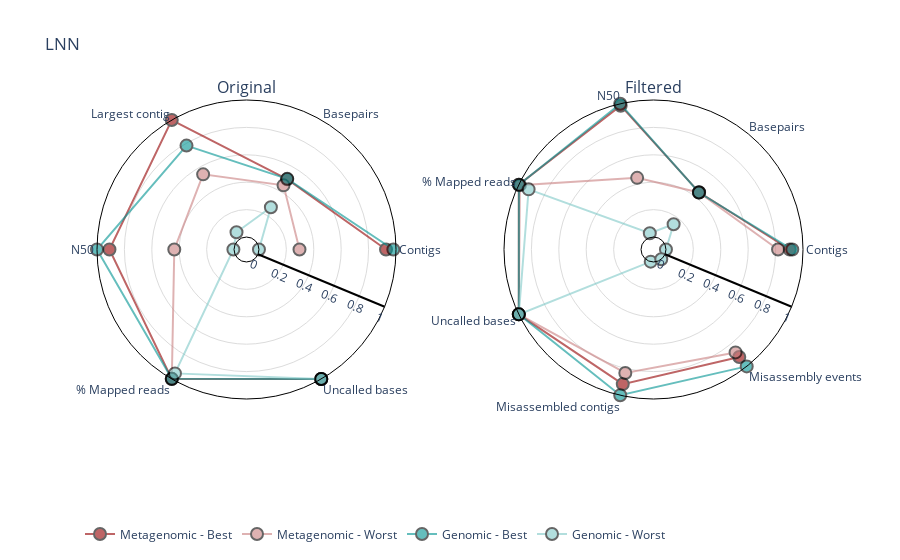
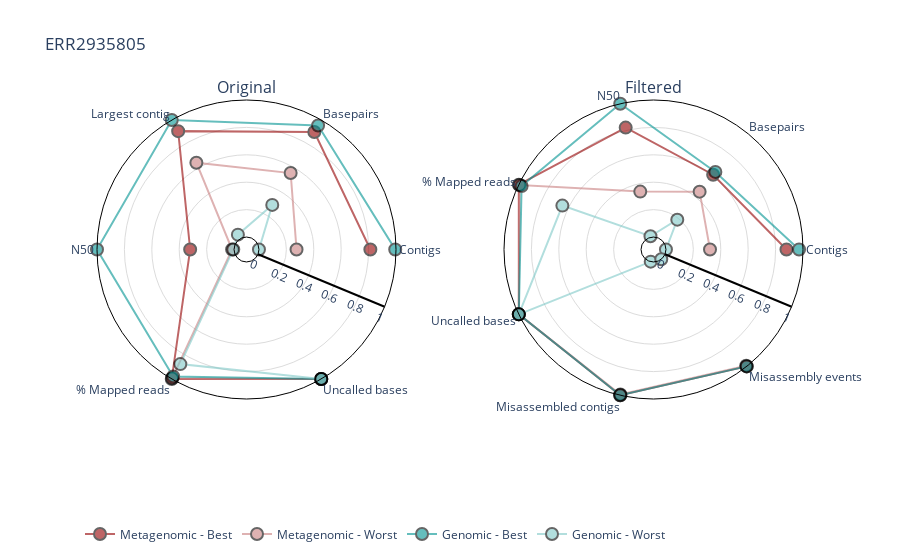
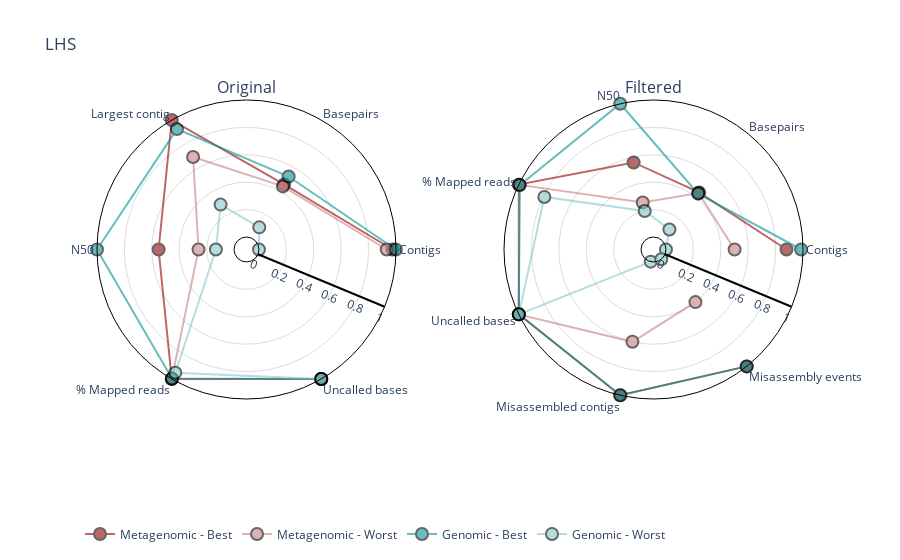
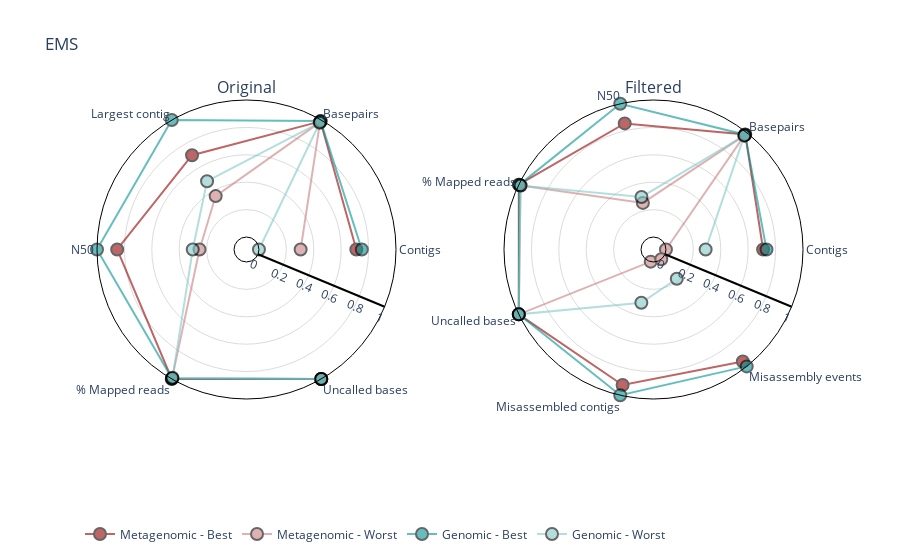

Notebook code cell kept with these figures, in order:
### Code cell
COLOURS = ['#930001','#C97F80','#009392','#7FC9C8']
for sample, df in rank_dfs:

    categories = ['contigs','filtered_contigs','basepairs','filtered_basepairs', 'max_contig', 'n50','filtered_n50', 'mapped_reads','filtered_mapped_reads', 'Ns','filtered_Ns','misassembled contigs', 'misassembly events']
    categories_original =  ['contigs','basepairs', 'max_contig', 'n50', 'mapped_reads', 'Ns'] 
    categories_original_renamed =  ['Contigs','Basepairs', 'Largest contig', 'N50', '% Mapped reads', 'Uncalled bases'] 
    categories_filtered = ['filtered_contigs', 'filtered_basepairs', 'filtered_n50', 'filtered_mapped_reads','filtered_Ns', 'misassembled contigs', 'misassembly events']
    categories_filtered_renamed = ['Contigs', 'Basepairs', 'N50', '% Mapped reads','Uncalled bases', 'Misassembled contigs', 'Misassembly events']

    fig = make_subplots(rows=1, cols=2, specs=[[{'type': 'polar'}, {'type': 'polar'}]], subplot_titles=('Original', 'Filtered'))
    
    i= 0
    
    for index, row in df.iterrows():
        # BEST
        assembler = index[0]
        assembly_type = index[1]
        
        row_filtered = []
        row_original = []
        
        for col in categories_original:
            row_original.append(row.loc[:].at[col])
            
        for col in categories_filtered:
            row_filtered.append(row.loc[:].at[col])
        
        if assembly_type == 'Best':
            fig.add_trace(go.Scatterpolar(r=row_original,
                                          theta=categories_original_renamed, mode='lines+markers',
                                          marker=dict(color=COLOURS[i], size=12), 
                                          marker_line_color="black", 
                                          marker_line_width=2,
                                          opacity=0.6,
                                          name="{} - {}".format(assembler, assembly_type), line=dict(color=COLOURS[i]), showlegend=True), col=1, row=1)

            fig.add_trace(go.Scatterpolar(r=row_filtered,
                                          theta=categories_filtered_renamed, mode='lines+markers',
                                          marker=dict(color=COLOURS[i], size=12), 
                                          marker_line_color="black", 
                                          marker_line_width=2,
                                          opacity=0.6,
                                          name="{} - {}".format(assembler, assembly_type), line=dict(color=COLOURS[i]), showlegend=False), col=2, row=1)
        else:
            fig.add_trace(go.Scatterpolar(r=row_original,
                                          theta=categories_original_renamed, mode='lines+markers',
                                          marker=dict(color=COLOURS[i], size=12), 
                                          marker_line_color="black", 
                                          marker_line_width=2,
                                          opacity=0.6,
                                          name="{} - {}".format(assembler, assembly_type), line=dict(color=COLOURS[i]), showlegend=True), col=1, row=1)

            fig.add_trace(go.Scatterpolar(r=row_filtered,
                                          theta=categories_filtered_renamed, mode='lines+markers',
                                          marker=dict(color=COLOURS[i], size=12), 
                                          marker_line_color="black", 
                                          marker_line_width=2,
                                          opacity=0.6,
                                          name="{} - {}".format(assembler, assembly_type), line=dict(color=COLOURS[i]), showlegend=False), col=2, row=1)
        i+=1
            
    fig.update_layout(polar=dict(radialaxis=dict(visible=True,
                                                 range=[0,1],
                                                 linewidth = 2,
                                                 linecolor="black",
                                                 gridcolor = "#DCDCDC"), 
                                 hole=1/12, bgcolor='rgb(255,255,255)',
                                angularaxis=dict(linecolor="black"),
                                angularaxis_categoryarray = categories_original_renamed,
                                radialaxis_angle = -22.5),
                     polar2=dict(radialaxis=dict(visible=True,
                                                 range=[0,1],
                                                 linewidth = 2,
                                                 linecolor="black",
                                                 gridcolor = "#DCDCDC"), 
                                 hole=1/12, bgcolor='rgb(255,255,255)',
                                angularaxis=dict(linecolor="black"),
                                angularaxis_categoryarray = categories_filtered_renamed,
                                radialaxis_angle = -22.5))
    fig.update_layout(title=sample)
    fig.update_layout(legend=dict(
        orientation="h",
        yanchor="bottom",
        y=-0.5,
        xanchor="left",
        x=0
    ))

    fig.show()
    plot(fig, filename='Plots/Global Metrics/Assembly Type - {}.html'.format(sample), auto_open=False)

### Figure 1 — Plotly figure (JSON) as saved in the notebook; plotly's stock layout.template omitted (floating-point values rounded to 4 significant figures)
{"data": [{"line": {"color": "#930001"}, "marker": {"color": "#930001", "line": {"color": "black", "width": 2}, "size": 12}, "mode": "lines+markers", "name": "Metagenomic - Best", "opacity": 0.6, "r": [0.9272, 0.5013, 1, 0.909, 1, 1], "showlegend": true, "subplot": "polar", "theta": ["Contigs", "Basepairs", "Largest contig", "N50", "% Mapped reads", "Uncalled bases"], "type": "scatterpolar"}, {"line": {"color": "#930001"}, "marker": {"color": "#930001", "line": {"color": "black", "width": 2}, "size": 12}, "mode": "lines+markers", "name": "Metagenomic - Best", "opacity": 0.6, "r": [0.903, 0.4428, 0.9856, 1, 1, 0.9167, 0.913], "showlegend": false, "subplot": "polar2", "theta": ["Contigs", "Basepairs", "N50", "% Mapped reads", "Uncalled bases", "Misassembled contigs", "Misassembly events"], "type": "scatterpolar"}, {"line": {"color": "#C97F80"}, "marker": {"color": "#C97F80", "line": {"color": "black", "width": 2}, "size": 12}, "mode": "lines+markers", "name": "Metagenomic - Worst", "opacity": 0.6, "r": [0.2958, 0.4495, 0.5422, 0.436, 0.999, 1], "showlegend": true, "subplot": "polar", "theta": ["Contigs", "Basepairs", "Largest contig", "N50", "% Mapped reads", "Uncalled bases"], "type": "scatterpolar"}, {"line": {"color": "#C97F80"}, "marker": {"color": "#C97F80", "line": {"color": "black", "width": 2}, "size": 12}, "mode": "lines+markers", "name": "Metagenomic - Worst", "opacity": 0.6, "r": [0.8179, 0.4408, 0.4452, 0.9912, 1, 0.8333, 0.8696], "showlegend": false, "subplot": "polar2", "theta": ["Contigs", "Basepairs", "N50", "% Mapped reads", "Uncalled bases", "Misassembled contigs", "Misassembly events"], "type": "scatterpolar"}, {"line": {"color": "#009392"}, "marker": {"color": "#009392", "line": {"color": "black", "width": 2}, "size": 12}, "mode": "lines+markers", "name": "Genomic - Best", "opacity": 0.6, "r": [0.9806, 0.5043, 0.7847, 1, 0.9992, 1], "showlegend": true, "subplot": "polar", "theta": ["Contigs", "Basepairs", "Largest contig", "N50", "% Mapped reads", "Uncalled bases"], "type": "scatterpolar"}, {"line": {"color": "#009392"}, "marker": {"color": "#009392", "line": {"color": "black", "width": 2}, "size": 12}, "mode": "lines+markers", "name": "Genomic - Best", "opacity": 0.6, "r": [0.9218, 0.4408, 1, 0.999, 1, 1, 1], "showlegend": false, "subplot": "polar2", "theta": ["Contigs", "Basepairs", "N50", "% Mapped reads", "Uncalled bases", "Misassembled contigs", "Misassembly events"], "type": "scatterpolar"}, {"line": {"color": "#7FC9C8"}, "marker": {"color": "#7FC9C8", "line": {"color": "black", "width": 2}, "size": 12}, "mode": "lines+markers", "name": "Genomic - Worst", "opacity": 0.6, "r": [0, 0.2651, 0.05488, 0.004759, 0.9529, 1], "showlegend": true, "subplot": "polar", "theta": ["Contigs", "Basepairs", "Largest contig", "N50", "% Mapped reads", "Uncalled bases"], "type": "scatterpolar"}, {"line": {"color": "#7FC9C8"}, "marker": {"color": "#7FC9C8", "line": {"color": "black", "width": 2}, "size": 12}, "mode": "lines+markers", "name": "Genomic - Worst", "opacity": 0.6, "r": [0, 0.1444, 0.03043, 0.9205, 1, 0, 0], "showlegend": false, "subplot": "polar2", "theta": ["Contigs", "Basepairs", "N50", "% Mapped reads", "Uncalled bases", "Misassembled contigs", "Misassembly events"], "type": "scatterpolar"}], "layout": {"annotations": [{"font": {"size": 16}, "showarrow": false, "text": "Original", "x": 0.225, "xanchor": "center", "xref": "paper", "y": 1, "yanchor": "bottom", "yref": "paper"}, {"font": {"size": 16}, "showarrow": false, "text": "Filtered", "x": 0.775, "xanchor": "center", "xref": "paper", "y": 1, "yanchor": "bottom", "yref": "paper"}], "legend": {"orientation": "h", "x": 0, "xanchor": "left", "y": -0.5, "yanchor": "bottom"}, "polar": {"angularaxis": {"categoryarray": ["Contigs", "Basepairs", "Largest contig", "N50", "% Mapped reads", "Uncalled bases"], "linecolor": "black"}, "bgcolor": "rgb(255,255,255)", "domain": {"x": [0, 0.45], "y": [0, 1]}, "hole": 0.08333, "radialaxis": {"angle": -22.5, "gridcolor": "#DCDCDC", "linecolor": "black", "linewidth": 2, "range": [0, 1], "visible": true}}, "polar2": {"angularaxis": {"categoryarray": ["Contigs", "Basepairs", "N50", "% Mapped reads", "Uncalled bases", "Misassembled contigs", "Misassembly events"], "linecolor": "black"}, "bgcolor": "rgb(255,255,255)", "domain": {"x": [0.55, 1], "y": [0, 1]}, "hole": 0.08333, "radialaxis": {"angle": -22.5, "gridcolor": "#DCDCDC", "linecolor": "black", "linewidth": 2, "range": [0, 1], "visible": true}}, "title": {"text": "LNN"}}}

### Figure 2 — Plotly figure (JSON) as saved in the notebook; plotly's stock layout.template omitted (floating-point values rounded to 4 significant figures)
{"data": [{"line": {"color": "#930001"}, "marker": {"color": "#930001", "line": {"color": "black", "width": 2}, "size": 12}, "mode": "lines+markers", "name": "Metagenomic - Best", "opacity": 0.6, "r": [0.8129, 0.899, 0.9065, 0.3202, 1, 1], "showlegend": true, "subplot": "polar", "theta": ["Contigs", "Basepairs", "Largest contig", "N50", "% Mapped reads", "Uncalled bases"], "type": "scatterpolar"}, {"line": {"color": "#930001"}, "marker": {"color": "#930001", "line": {"color": "black", "width": 2}, "size": 12}, "mode": "lines+markers", "name": "Metagenomic - Best", "opacity": 0.6, "r": [0.8794, 0.6073, 0.8214, 1, 1, 1, 1], "showlegend": false, "subplot": "polar2", "theta": ["Contigs", "Basepairs", "N50", "% Mapped reads", "Uncalled bases", "Misassembled contigs", "Misassembly events"], "type": "scatterpolar"}, {"line": {"color": "#C97F80"}, "marker": {"color": "#C97F80", "line": {"color": "black", "width": 2}, "size": 12}, "mode": "lines+markers", "name": "Metagenomic - Worst", "opacity": 0.6, "r": [0.2743, 0.5534, 0.6406, 0.0143, 0.9942, 1], "showlegend": true, "subplot": "polar", "theta": ["Contigs", "Basepairs", "Largest contig", "N50", "% Mapped reads", "Uncalled bases"], "type": "scatterpolar"}, {"line": {"color": "#C97F80"}, "marker": {"color": "#C97F80", "line": {"color": "black", "width": 2}, "size": 12}, "mode": "lines+markers", "name": "Metagenomic - Worst", "opacity": 0.6, "r": [0.3215, 0.4489, 0.3425, 0.9932, 1, 0.9948, 0.9939], "showlegend": false, "subplot": "polar2", "theta": ["Contigs", "Basepairs", "N50", "% Mapped reads", "Uncalled bases", "Misassembled contigs", "Misassembly events"], "type": "scatterpolar"}, {"line": {"color": "#009392"}, "marker": {"color": "#009392", "line": {"color": "black", "width": 2}, "size": 12}, "mode": "lines+markers", "name": "Genomic - Best", "opacity": 0.6, "r": [0.9943, 0.9538, 1, 1, 0.9792, 1], "showlegend": true, "subplot": "polar", "theta": ["Contigs", "Basepairs", "Largest contig", "N50", "% Mapped reads", "Uncalled bases"], "type": "scatterpolar"}, {"line": {"color": "#009392"}, "marker": {"color": "#009392", "line": {"color": "black", "width": 2}, "size": 12}, "mode": "lines+markers", "name": "Genomic - Best", "opacity": 0.6, "r": [0.9712, 0.6332, 1, 0.9774, 1, 1, 1], "showlegend": false, "subplot": "polar2", "theta": ["Contigs", "Basepairs", "N50", "% Mapped reads", "Uncalled bases", "Misassembled contigs", "Misassembly events"], "type": "scatterpolar"}, {"line": {"color": "#7FC9C8"}, "marker": {"color": "#7FC9C8", "line": {"color": "black", "width": 2}, "size": 12}, "mode": "lines+markers", "name": "Genomic - Worst", "opacity": 0.6, "r": [0, 0.285, 0.03439, 0.005571, 0.8747, 1], "showlegend": true, "subplot": "polar", "theta": ["Contigs", "Basepairs", "Largest contig", "N50", "% Mapped reads", "Uncalled bases"], "type": "scatterpolar"}, {"line": {"color": "#7FC9C8"}, "marker": {"color": "#7FC9C8", "line": {"color": "black", "width": 2}, "size": 12}, "mode": "lines+markers", "name": "Genomic - Worst", "opacity": 0.6, "r": [0, 0.1875, 0.008362, 0.6472, 1, 0, 0], "showlegend": false, "subplot": "polar2", "theta": ["Contigs", "Basepairs", "N50", "% Mapped reads", "Uncalled bases", "Misassembled contigs", "Misassembly events"], "type": "scatterpolar"}], "layout": {"annotations": [{"font": {"size": 16}, "showarrow": false, "text": "Original", "x": 0.225, "xanchor": "center", "xref": "paper", "y": 1, "yanchor": "bottom", "yref": "paper"}, {"font": {"size": 16}, "showarrow": false, "text": "Filtered", "x": 0.775, "xanchor": "center", "xref": "paper", "y": 1, "yanchor": "bottom", "yref": "paper"}], "legend": {"orientation": "h", "x": 0, "xanchor": "left", "y": -0.5, "yanchor": "bottom"}, "polar": {"angularaxis": {"categoryarray": ["Contigs", "Basepairs", "Largest contig", "N50", "% Mapped reads", "Uncalled bases"], "linecolor": "black"}, "bgcolor": "rgb(255,255,255)", "domain": {"x": [0, 0.45], "y": [0, 1]}, "hole": 0.08333, "radialaxis": {"angle": -22.5, "gridcolor": "#DCDCDC", "linecolor": "black", "linewidth": 2, "range": [0, 1], "visible": true}}, "polar2": {"angularaxis": {"categoryarray": ["Contigs", "Basepairs", "N50", "% Mapped reads", "Uncalled bases", "Misassembled contigs", "Misassembly events"], "linecolor": "black"}, "bgcolor": "rgb(255,255,255)", "domain": {"x": [0.55, 1], "y": [0, 1]}, "hole": 0.08333, "radialaxis": {"angle": -22.5, "gridcolor": "#DCDCDC", "linecolor": "black", "linewidth": 2, "range": [0, 1], "visible": true}}, "title": {"text": "ERR2935805"}}}

### Figure 3 — Plotly figure (JSON) as saved in the notebook; plotly's stock layout.template omitted (floating-point values rounded to 4 significant figures)
{"data": [{"line": {"color": "#930001"}, "marker": {"color": "#930001", "line": {"color": "black", "width": 2}, "size": 12}, "mode": "lines+markers", "name": "Metagenomic - Best", "opacity": 0.6, "r": [0.9753, 0.4575, 1, 0.5505, 1, 1], "showlegend": true, "subplot": "polar", "theta": ["Contigs", "Basepairs", "Largest contig", "N50", "% Mapped reads", "Uncalled bases"], "type": "scatterpolar"}, {"line": {"color": "#930001"}, "marker": {"color": "#930001", "line": {"color": "black", "width": 2}, "size": 12}, "mode": "lines+markers", "name": "Metagenomic - Best", "opacity": 0.6, "r": [0.8794, 0.4418, 0.5606, 1, 1, 1, 1], "showlegend": false, "subplot": "polar2", "theta": ["Contigs", "Basepairs", "N50", "% Mapped reads", "Uncalled bases", "Misassembled contigs", "Misassembly events"], "type": "scatterpolar"}, {"line": {"color": "#C97F80"}, "marker": {"color": "#C97F80", "line": {"color": "black", "width": 2}, "size": 12}, "mode": "lines+markers", "name": "Metagenomic - Worst", "opacity": 0.6, "r": [0.9324, 0.4407, 0.6889, 0.2592, 0.9988, 1], "showlegend": true, "subplot": "polar", "theta": ["Contigs", "Basepairs", "Largest contig", "N50", "% Mapped reads", "Uncalled bases"], "type": "scatterpolar"}, {"line": {"color": "#C97F80"}, "marker": {"color": "#C97F80", "line": {"color": "black", "width": 2}, "size": 12}, "mode": "lines+markers", "name": "Metagenomic - Worst", "opacity": 0.6, "r": [0.5007, 0.4365, 0.2613, 0.9961, 1, 0.6, 0.4], "showlegend": false, "subplot": "polar2", "theta": ["Contigs", "Basepairs", "N50", "% Mapped reads", "Uncalled bases", "Misassembled contigs", "Misassembly events"], "type": "scatterpolar"}, {"line": {"color": "#009392"}, "marker": {"color": "#009392", "line": {"color": "black", "width": 2}, "size": 12}, "mode": "lines+markers", "name": "Genomic - Best", "opacity": 0.6, "r": [0.9988, 0.524, 0.9236, 1, 0.9968, 1], "showlegend": true, "subplot": "polar", "theta": ["Contigs", "Basepairs", "Largest contig", "N50", "% Mapped reads", "Uncalled bases"], "type": "scatterpolar"}, {"line": {"color": "#009392"}, "marker": {"color": "#009392", "line": {"color": "black", "width": 2}, "size": 12}, "mode": "lines+markers", "name": "Genomic - Best", "opacity": 0.6, "r": [0.9862, 0.4303, 1, 0.992, 1, 1, 1], "showlegend": false, "subplot": "polar2", "theta": ["Contigs", "Basepairs", "N50", "% Mapped reads", "Uncalled bases", "Misassembled contigs", "Misassembly events"], "type": "scatterpolar"}, {"line": {"color": "#7FC9C8"}, "marker": {"color": "#7FC9C8", "line": {"color": "black", "width": 2}, "size": 12}, "mode": "lines+markers", "name": "Genomic - Worst", "opacity": 0.6, "r": [0, 0.09555, 0.2873, 0.1324, 0.948, 1], "showlegend": true, "subplot": "polar", "theta": ["Contigs", "Basepairs", "Largest contig", "N50", "% Mapped reads", "Uncalled bases"], "type": "scatterpolar"}, {"line": {"color": "#7FC9C8"}, "marker": {"color": "#7FC9C8", "line": {"color": "black", "width": 2}, "size": 12}, "mode": "lines+markers", "name": "Genomic - Worst", "opacity": 0.6, "r": [0, 0.09534, 0.1976, 0.7932, 1, 0, 0], "showlegend": false, "subplot": "polar2", "theta": ["Contigs", "Basepairs", "N50", "% Mapped reads", "Uncalled bases", "Misassembled contigs", "Misassembly events"], "type": "scatterpolar"}], "layout": {"annotations": [{"font": {"size": 16}, "showarrow": false, "text": "Original", "x": 0.225, "xanchor": "center", "xref": "paper", "y": 1, "yanchor": "bottom", "yref": "paper"}, {"font": {"size": 16}, "showarrow": false, "text": "Filtered", "x": 0.775, "xanchor": "center", "xref": "paper", "y": 1, "yanchor": "bottom", "yref": "paper"}], "legend": {"orientation": "h", "x": 0, "xanchor": "left", "y": -0.5, "yanchor": "bottom"}, "polar": {"angularaxis": {"categoryarray": ["Contigs", "Basepairs", "Largest contig", "N50", "% Mapped reads", "Uncalled bases"], "linecolor": "black"}, "bgcolor": "rgb(255,255,255)", "domain": {"x": [0, 0.45], "y": [0, 1]}, "hole": 0.08333, "radialaxis": {"angle": -22.5, "gridcolor": "#DCDCDC", "linecolor": "black", "linewidth": 2, "range": [0, 1], "visible": true}}, "polar2": {"angularaxis": {"categoryarray": ["Contigs", "Basepairs", "N50", "% Mapped reads", "Uncalled bases", "Misassembled contigs", "Misassembly events"], "linecolor": "black"}, "bgcolor": "rgb(255,255,255)", "domain": {"x": [0.55, 1], "y": [0, 1]}, "hole": 0.08333, "radialaxis": {"angle": -22.5, "gridcolor": "#DCDCDC", "linecolor": "black", "linewidth": 2, "range": [0, 1], "visible": true}}, "title": {"text": "LHS"}}}

### Figure 4 — Plotly figure (JSON) as saved in the notebook; plotly's stock layout.template omitted (floating-point values rounded to 4 significant figures)
{"data": [{"line": {"color": "#930001"}, "marker": {"color": "#930001", "line": {"color": "black", "width": 2}, "size": 12}, "mode": "lines+markers", "name": "Metagenomic - Best", "opacity": 0.6, "r": [0.7104, 0.9888, 0.7038, 0.8528, 1, 1], "showlegend": true, "subplot": "polar", "theta": ["Contigs", "Basepairs", "Largest contig", "N50", "% Mapped reads", "Uncalled bases"], "type": "scatterpolar"}, {"line": {"color": "#930001"}, "marker": {"color": "#930001", "line": {"color": "black", "width": 2}, "size": 12}, "mode": "lines+markers", "name": "Metagenomic - Best", "opacity": 0.6, "r": [0.7089, 0.9829, 0.8528, 1, 1, 0.9231, 0.9545], "showlegend": false, "subplot": "polar2", "theta": ["Contigs", "Basepairs", "N50", "% Mapped reads", "Uncalled bases", "Misassembled contigs", "Misassembly events"], "type": "scatterpolar"}, {"line": {"color": "#C97F80"}, "marker": {"color": "#C97F80", "line": {"color": "black", "width": 2}, "size": 12}, "mode": "lines+markers", "name": "Metagenomic - Worst", "opacity": 0.6, "r": [0.304, 0.9826, 0.3592, 0.2518, 0.9959, 1], "showlegend": true, "subplot": "polar", "theta": ["Contigs", "Basepairs", "Largest contig", "N50", "% Mapped reads", "Uncalled bases"], "type": "scatterpolar"}, {"line": {"color": "#C97F80"}, "marker": {"color": "#C97F80", "line": {"color": "black", "width": 2}, "size": 12}, "mode": "lines+markers", "name": "Metagenomic - Worst", "opacity": 0.6, "r": [0, 0.9741, 0.2578, 0.9863, 1, 0, 0], "showlegend": false, "subplot": "polar2", "theta": ["Contigs", "Basepairs", "N50", "% Mapped reads", "Uncalled bases", "Misassembled contigs", "Misassembly events"], "type": "scatterpolar"}, {"line": {"color": "#009392"}, "marker": {"color": "#009392", "line": {"color": "black", "width": 2}, "size": 12}, "mode": "lines+markers", "name": "Genomic - Best", "opacity": 0.6, "r": [0.7504, 0.9909, 1, 1, 0.9964, 1], "showlegend": true, "subplot": "polar", "theta": ["Contigs", "Basepairs", "Largest contig", "N50", "% Mapped reads", "Uncalled bases"], "type": "scatterpolar"}, {"line": {"color": "#009392"}, "marker": {"color": "#009392", "line": {"color": "black", "width": 2}, "size": 12}, "mode": "lines+markers", "name": "Genomic - Best", "opacity": 0.6, "r": [0.7337, 0.9809, 1, 0.9963, 1, 1, 1], "showlegend": false, "subplot": "polar2", "theta": ["Contigs", "Basepairs", "N50", "% Mapped reads", "Uncalled bases", "Misassembled contigs", "Misassembly events"], "type": "scatterpolar"}, {"line": {"color": "#7FC9C8"}, "marker": {"color": "#7FC9C8", "line": {"color": "black", "width": 2}, "size": 12}, "mode": "lines+markers", "name": "Genomic - Worst", "opacity": 0.6, "r": [0, 0.9775, 0.4847, 0.3013, 0.9889, 1], "showlegend": true, "subplot": "polar", "theta": ["Contigs", "Basepairs", "Largest contig", "N50", "% Mapped reads", "Uncalled bases"], "type": "scatterpolar"}, {"line": {"color": "#7FC9C8"}, "marker": {"color": "#7FC9C8", "line": {"color": "black", "width": 2}, "size": 12}, "mode": "lines+markers", "name": "Genomic - Worst", "opacity": 0.6, "r": [0.2895, 0.9715, 0.3025, 0.9857, 1, 0.3077, 0.1818], "showlegend": false, "subplot": "polar2", "theta": ["Contigs", "Basepairs", "N50", "% Mapped reads", "Uncalled bases", "Misassembled contigs", "Misassembly events"], "type": "scatterpolar"}], "layout": {"annotations": [{"font": {"size": 16}, "showarrow": false, "text": "Original", "x": 0.225, "xanchor": "center", "xref": "paper", "y": 1, "yanchor": "bottom", "yref": "paper"}, {"font": {"size": 16}, "showarrow": false, "text": "Filtered", "x": 0.775, "xanchor": "center", "xref": "paper", "y": 1, "yanchor": "bottom", "yref": "paper"}], "legend": {"orientation": "h", "x": 0, "xanchor": "left", "y": -0.5, "yanchor": "bottom"}, "polar": {"angularaxis": {"categoryarray": ["Contigs", "Basepairs", "Largest contig", "N50", "% Mapped reads", "Uncalled bases"], "linecolor": "black"}, "bgcolor": "rgb(255,255,255)", "domain": {"x": [0, 0.45], "y": [0, 1]}, "hole": 0.08333, "radialaxis": {"angle": -22.5, "gridcolor": "#DCDCDC", "linecolor": "black", "linewidth": 2, "range": [0, 1], "visible": true}}, "polar2": {"angularaxis": {"categoryarray": ["Contigs", "Basepairs", "N50", "% Mapped reads", "Uncalled bases", "Misassembled contigs", "Misassembly events"], "linecolor": "black"}, "bgcolor": "rgb(255,255,255)", "domain": {"x": [0.55, 1], "y": [0, 1]}, "hole": 0.08333, "radialaxis": {"angle": -22.5, "gridcolor": "#DCDCDC", "linecolor": "black", "linewidth": 2, "range": [0, 1], "visible": true}}, "title": {"text": "EMS"}}}
